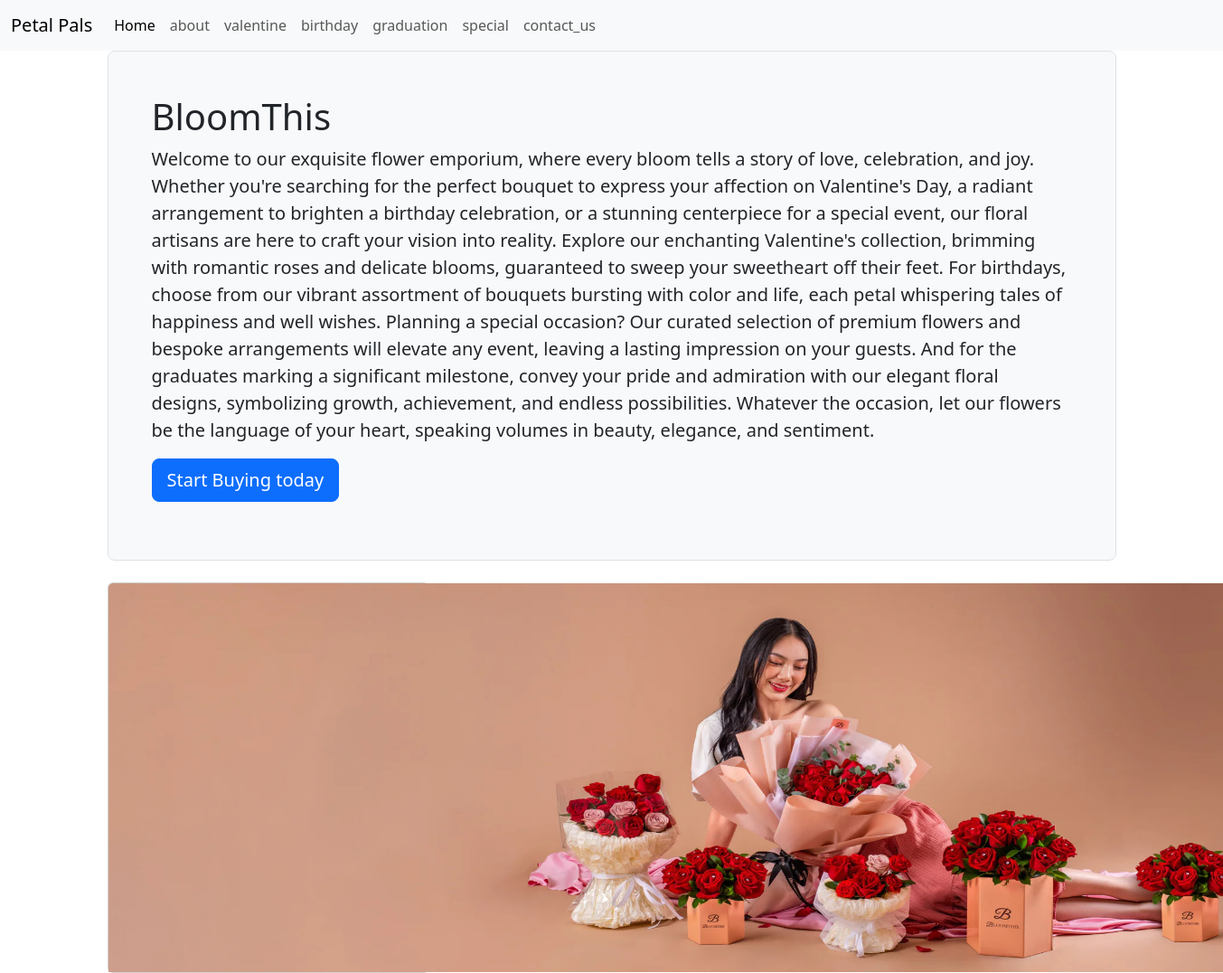
The page / on the database its author committed.
### flowershop/models.py (models this page shows, shortened)
class ComapanyInformation(models.Model):
   name  = models.CharField(max_length=100)
   description = models.TextField()

class Flower(models.Model):
    name = models.CharField(max_length=200)
    image = models.ImageField(upload_to='flowers/')
    category = models.ForeignKey('Category', on_delete=models.SET_NULL, null=True)
    price   = models.FloatField(null=True)
    review = models.FloatField(default=0)

### flowershop/views.py (the view)
# urls.py: 2. Add a URL to urlpatterns:  path('', views.home, name='home')
def home(request):
     info = ComapanyInformation.objects.first()
     flower = Flower.objects.filter(category__name = 'bg')
     data ={
        'info':info,
        'flower':flower
    }
     return render(request, 'home.html',data)

### flowershop/templates/home.html (shortened to what this page needs)
<!doctype html>
<html lang="en">
  <head>
    <link href="https://cdn.jsdelivr.net/npm/bootstrap@5.3.2/dist/css/bootstrap.min.css" rel="stylesheet">
</head>
  <body >
    <header>
        <nav class="navbar navbar-expand-lg bg-body-tertiary">
            <div class="container-fluid">
              <a class="navbar-brand" href="#">Petal Pals</a>
              <div class="collapse navbar-collapse" id="navbarNav">
                <ul class="navbar-nav">
                  <li class="nav-item">
                    <a class="nav-link active" href="#">Home</a>
                  </li>
                  <li class="nav-item">
                    <a class="nav-link" href="/about">about</a>
                  </li>
                  <li class="nav-item">
                    <a class="nav-link" href="/valentines">valentine</a>
                  </li>
                  <li class="nav-item">
                    <a class="nav-link" href="/birthday">birthday</a>
                  </li>
                  <li class="nav-item">
                    <a class="nav-link" href="/graduation">graduation</a>
                  </li>
                  <li class="nav-item">
                    <a class="nav-link" href="/special">special</a>
                  </li>
                  <li class="nav-item">
                    <a class="nav-link" href='/contact'>contact_us</a>
                  </li>
                </ul>
              </div>
            </div>
          </nav>
    <main>
      <div class = "container">
        <div class="p-5 mb-4 bg-light border rounded-3"  style="align:center;">
          <h1>{{info.name}}</h1>
          <p class="lead">{{info.description}}</p>
          <p>
            <a
              href="/valentines"
              target="_blank"
              class="btn btn-primary btn-lg"
              >Start Buying today</a
            >
          </p>
        </div>
        <div class="row">
            {% for single_flower in flower %}
            <div class="col-lg-4 md-3 sm-6">
              <div class="card">
                <img
                  style="width: 1300px; height: 430px"
                  src="{{single_flower.image.url}}"
                  class="card-img-top"
                  alt="..."
                />
                </div>
              </div>
            </div>
            {% endfor %}
          </div>
    </main>
  </body>
</html>

### rows shown on the page
ComapanyInformation: name "BloomThis", description "Welcome to our exquisite flower emporium, where every bloom tells a story of love, celebration, and joy. Whether you're searching for the perfect bouquet to express your affection on Valentine's Day, a radiant arrangement to brighten a birthday celebration, or a stunning centerpiece for a special event, our floral artisans are here to craft your vision into reality. Explore our enchanting Valentine's collection, brimming with romantic roses and delicate blooms, guaranteed to sweep your sweetheart off their feet. For birthdays, choose from our vibrant assortment of bouquets bursting with color and life, each petal whispering tales of happiness and well wishes. Planning a special occasion?…"
Flower: image (picture)
